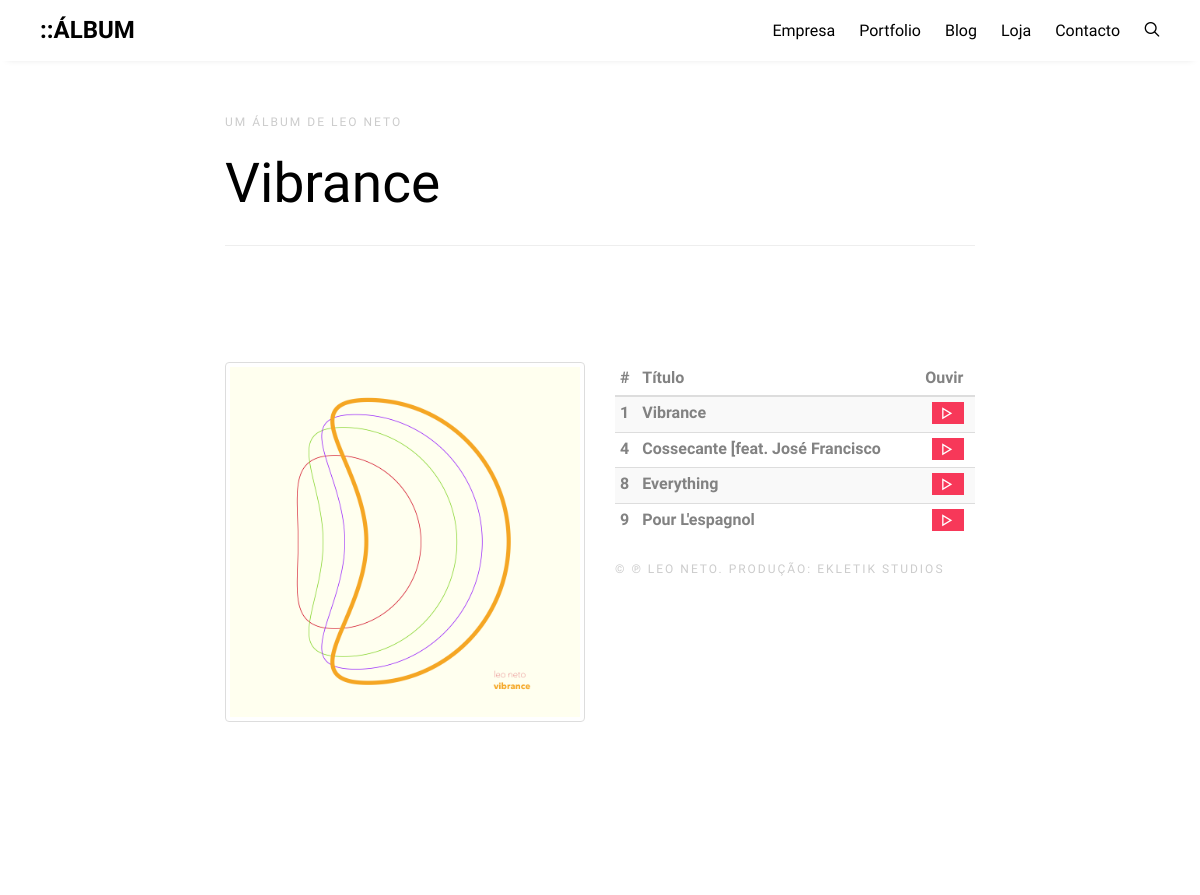
/loja/Vibrance (upper part), run on an earlier commit of the app's database.
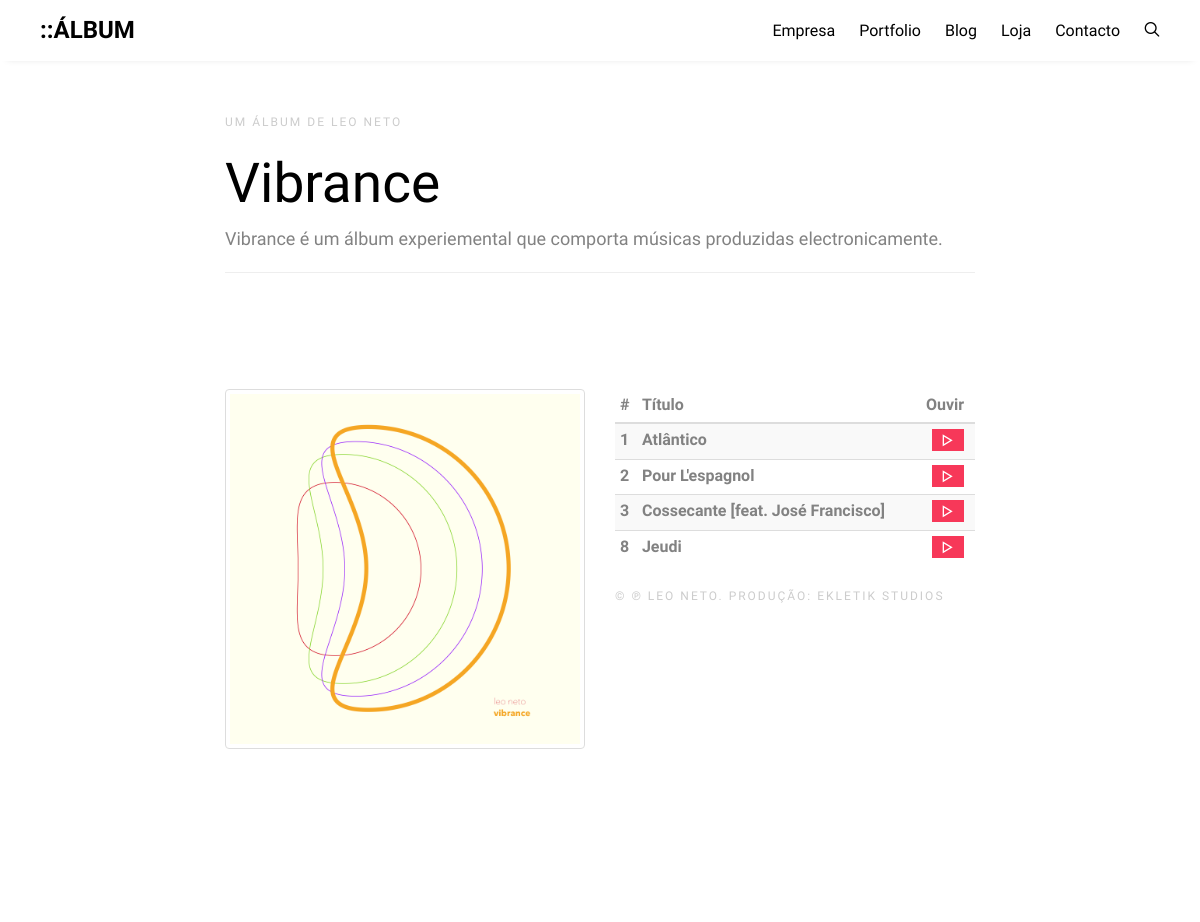
And on a later commit of the database.
### Loja/models.py (models this page shows, shortened)
class Album(models.Model):
    tipo = 'Álbum'
    safeTipo = 'album'
    titulo = models.CharField(max_length=100)
    artista = models.CharField(max_length=50)
    gravadora = models.CharField(max_length=50)
    capa = models.ImageField(upload_to='Loja/Albums', max_length=100, default=0)
    editorial = models.CharField(max_length=500, blank=True)
    ficheiro = models.FileField(upload_to='Vendas', max_length=100, default=0, verbose_name='Ficheiro a baixar')
    preco = models.FloatField(default=0, verbose_name='Preço em dólares')
    download = models.BooleanField(default=True, verbose_name='Pra baixar')
    status = models.CharField(choices=STATUS_CHOICES, max_length=1, default='d')

class Faixa(models.Model):
    numero = models.IntegerField(default=0)
    titulo = models.CharField(max_length=100)
    preco = models.FloatField(default=0, verbose_name='Preço')
    ficheiro = models.FileField(upload_to='Music', max_length=100, blank=True)
    album = models.ForeignKey(Album, default=1)
    def __str__(self):
        return self.titulo

### Loja/views.py (the view)
# urls.py: url(r'^loja/(?P<album>\D+)', L.LojaAlbum, name='album'),
def LojaAlbum(request, album):
    origem = request.get_full_path()
    try:
        item = Album.objects.get(titulo=album)
        faixas = Faixa.objects.filter(album=item)
        tipo = 'album'
        autor = item.artista
        empresa = item.gravadora
    except Album.DoesNotExist:
        erro = 'Álbum não encontrado'
        raise Http404('Erro: {}. Origem {}'.format(erro, origem),{
            'erro': erro,
            'origem': origem,
        })
    return render(request, 'Loja/album.html', {
        'item': item,
        'capa': item.capa.url,
        'autor': autor,
        'tamanho': item.ficheiro.size,
        'empresa': empresa,
        'titulo': item.titulo,
        'faixas': faixas.order_by('numero'),
        'pagina': 'Álbum',
        'main': 'loja',
    })

### templates/Loja/album.html (shortened to what this page needs)
{% extends 'base_loja.html' %}
{% load static from staticfiles %}
{% block theme-css %}
<link rel="stylesheet" href="{% static "css/geral.css" %}">
{% endblock theme-css %}
{% block body %}
<div id="ek-blog" class="ek-bg-section">
  <div class="container">
    <div class="row animate-box row-pb-md" data-animate-effect="fadeInUp">
      <div class="col-md-8 col-md-offset-2 text-left ek-heading">
            <span class="">Um {{ item.tipo }} de {{ autor }}</span>
            <h2 class="">{{ item.titulo }}</h2>
            <p class="">{{ item.editorial }}</p>
            <hr>
      </div>
    </div>
             <div class="row animate-box row-pb-md" id="Album">
                <div class="col-md-4 col-md-offset-2">
	            <img class="img-thumbnail" src="{{ capa }}" alt="Imagem de {{ titulo }}">
                </div>
                <div class="col-md-4">
                <table class="table table-striped table-condensed">
                    <thead>
                        <tr>
                            <th>#</th>
                            <th>Título</th>
                            <th>Ouvir</th>
                        </tr>
                    </thead>
                    <tbody>
                        {% for faixa in faixas %}
                        <tr class="">
                            <th scope="row">{{ faixa.numero }}</th>
                            <th>{{faixa}}</th>
                            <th class="text-center">
                                {% if faixa.ficheiro %}
                                <button id="{{ faixa.numero }}" class="icon-play btn-primary" type="button" onclick="togglePlay(this.id)">
                                </button>
                                {% else %}
                                <button id="NoSong" class="btn-primary">
                                </button>
                                {% endif %}
                            </th>
                        </tr>
                        {% endfor %}
                    </tbody>
                </table>
                <p class="ek-heading">
                <span>&copy; &copysr; {{ autor }}. Produção: {{ empresa }}</span>
                </p>
                </div>
            </div>
  </div>
</div>
{% endblock body %}

### templates/base_loja.html (shortened to what this page needs)
{% extends 'geral.html' %}
{% load static from staticfiles %}

### templates/geral.html (shortened to what this page needs)
{% load static from staticfiles %}
<!DOCTYPE html>
 <html class="no-js">
	<head>
	<link rel="stylesheet" href="{% static "css/animate.css" %}">
	<link rel="stylesheet" href="{% static "css/icomoon.css" %}">
    <link rel="stylesheet" href="https://maxcdn.bootstrapcdn.com/bootstrap/3.3.7/css/bootstrap.min.css"
>
	<link rel="stylesheet" href="{% static "css/simple-line-icons.css" %}">
	<link rel="stylesheet" href="{% static "css/magnific-popup.css" %}">
    {% block theme-css %}{% endblock theme-css %}
    <link rel="stylesheet" href="{% static 'css/geral.css' %}">
	</head>
  <body>
		<div id="page">
		<nav class="ek-nav" role="navigation">
			<div class="container">
				<div class="row">
					<div class="col-xs-2 text-left">
						{% if pagina == 'Ekletik' %}
                            <div id="ek-logo"><a href="{% url 'home' %}">{{pagina}}</a></div>
                        {% else %}
                        {% block mainlink %}
                            {% if main %}
                                <div id="ek-logo"><a href="{% url main %}">::{{pagina}}</a></div>
                            {% else %}
                                <div id="ek-logo"><a href="{% url 'home' %}">::{{ pagina }}</a></div>
                            {% endif %}
                        {% endblock mainlink %}
                        {% endif %}
					</div>
					<div class="col-xs-10 text-right menu-1">
						<ul>
							<li class="has-dropdown">
								<a href="{% url 'empresa' %}">Empresa</a>
							</li>
							<li><a href="{% url 'portfolio' %}">Portfolio</a></li>
							<li><a href="{% url 'blog' %}">Blog</a></li>
							<li><a href="{% url 'loja' %}">Loja</a></li>
                            {% if user.is_authenticated %}
                                <li><a href="{% url 'logout' %}"><code>Logout</code></a></li>
                            {% else %}
                                <li><a href="{% url 'contacto' %}">Contacto</a></li>
                            {% endif %}
                            <li><a href="{% url 'Pesquisar' %}" class="icon-search"></a></li>
						</ul>
					</div>
				</div>
			</div>
		</nav>
    {% block body %}
    {% endblock body %}
	</div>
	</body>
</html>

### ek_static/css/icomoon.css (style rules this page uses)
[class^="icon-"], [class*=" icon-"] { font-family: 'icomoon' !important; speak: none; font-style: normal; font-weight: normal; font-variant: normal; text-transform: none; line-height: 1; -webkit-font-smoothing: antialiased; -moz-osx-font-smoothing: grayscale; }
.icon-search:before { content: "\e036"; }
.icon-play:before { content: "\e052"; }

### ek_static/css/geral.css (style rules this page uses)
body { font-family: "Open Sans", Arial, sans-serif; font-weight: 400; font-size: 16px; line-height: 1.7; color: #828282; background: #fff; }
#page { position: relative; overflow-x: hidden; -webkit-transition: 0.5s; -o-transition: 0.5s; transition: 0.5s; }
a { color: #F73859; -webkit-transition: 0.5s; -o-transition: 0.5s; transition: 0.5s; }
p { margin-bottom: 20px; }
h1, h2, h3, h4, h5, h6, figure { color: #000; font-family: "Open Sans", Arial, sans-serif; font-weight: 400; margin: 0 0 20px 0; }
.ek-nav { position: fixed; top: 0; margin: 0; padding: 0; width: 100%; padding: 25px 0; z-index: 1001; background: transparent; -webkit-transition: 0.5s; -o-transition: 0.5s; transition: 0.5s; }
.ek-nav #ek-logo { font-size: 24px; padding: 0; margin: 0; text-transform: uppercase; font-weight: bold; }
.ek-nav a { padding: 5px 10px; color: #fff; }
.ek-nav ul { padding: 0; margin: 7px 0 0 0; }
.ek-nav ul li { padding: 0; margin: 0; list-style: none; display: inline; }
.ek-nav ul li a { font-size: 16px; padding: 30px 10px; color: rgba(255, 255, 255, 0.5); -webkit-transition: 0.5s; -o-transition: 0.5s; transition: 0.5s; }
.ek-nav ul li.has-dropdown { position: relative; }
.scrolled .ek-nav { background: #fff; padding: 10px 0; -webkit-box-shadow: 0px 5px 7px -7px rgba(0, 0, 0, 0.15); -moz-box-shadow: 0px 5px 7px -7px rgba(0, 0, 0, 0.15); box-shadow: 0px 5px 7px -7px rgba(0, 0, 0, 0.15); }
.scrolled .ek-nav a { color: #000; }
.ek-bg-section { background: #F0F5F9; }
#ek-services, #ek-started, #ek-testimonial, #ek-blog, #ek-project, #ek-about, #ek-team, #ek-contact, #ek-footer { padding: 7em 0; clear: both; }
#ek-blog { background: #fff; }
.ek-heading { margin-bottom: 2em; }
.ek-heading h2 { font-size: 55px; margin-bottom: 0px; line-height: 1.5; font-weight: 300; color: #000; }
.ek-heading p { font-size: 18px; line-height: 1.5; color: #828282; }
.ek-heading span { display: block; margin-bottom: 10px; text-transform: uppercase; font-size: 12px; letter-spacing: 2px; color: #cccccc; }
#ek-offcanvas a { color: rgba(255, 255, 255, 0.5); }
#ek-offcanvas ul { padding: 0; margin: 0; }
#ek-offcanvas ul li { padding: 0; margin: 0; list-style: none; }
#ek-offcanvas ul li.offcanvas-has-dropdown > a { display: block; position: relative; }
#ek-offcanvas ul li.offcanvas-has-dropdown > a:after { position: absolute; right: 0px; font-family: 'icomoon'; speak: none; font-style: normal; font-weight: normal; font-variant: normal; text-transform: none; line-height: 1; -webkit-font-smoothing: antialiased; -moz-osx-font-smoothing: grayscale; content: "\e921"; font-size: 20px; color: rgba(255, 255, 255, 0.2); -webkit-transition: 0.5s; -o-transition: 0.5s; transition: 0.5s; }
.btn-primary { background: #F73859; color: #fff; border: 2px solid #F73859; }
.row-pb-md { padding-bottom: 4em !important; }
.js .animate-box { opacity: 0; }

What changed in the data, as far as the page shows it:
removed Faixa: numero "1", titulo "Vibrance"
changed Album "Vibrance": editorial (not shown) → "Vibrance é um álbum experiemental que comporta músicas produzidas electronicamente."
added Faixa: numero "1", titulo "Atlântico"
changed Faixa "Pour L'espagnol": numero "9" → "2"; moves up the list
changed Faixa: numero "4" → "3"; titulo "Cossecante [feat. José Francisco" → "Cossecante [feat. José Francisco]"
changed Faixa: titulo "Everything" → "Jeudi"
